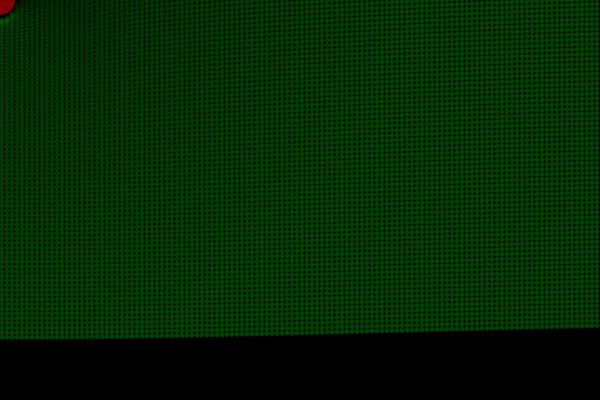
Frame 1 (no input)
Frame 60 (the mouse pressed at the canvas centre just before this capture): identical to frame 1, image omitted
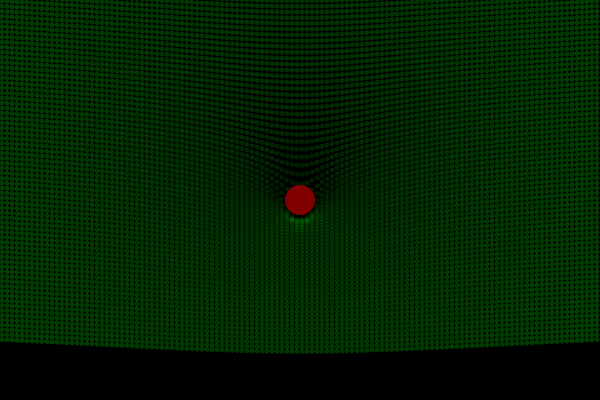
Frame 120 (the mouse held since frame 60 and released just before this capture)

The Processing sketch that drew these frames (run headless with seeded random() and noise(); from frame 60 on, the mouse is pressed at the canvas centre):

// Processing sketch: processing_102164
// ── processing_102164.pde

int lastMouseX, lastMouseY;
Field f[][];
int cntX, cntY;

//================================================================

void setup() {
  size(600,400);
  smooth();
  fill(0, 255, 64, 64);
  noStroke();
  textSize(9);
  textAlign(CENTER, CENTER);
  
  int gap = 5;
  
  lastMouseX = -1;
  lastMouseY = -1;
  cntX = width/gap;
  cntY = height/gap;
  f = new Field[cntX][cntY];
  for (int y=0; y<cntY; y++)
    for (int x=0; x<cntX; x++)
      f[x][y] = new Field(x*gap + gap/2, y*gap + gap/2);
}

//================================================================

void draw() {
  if (mouseX != lastMouseX || mouseY != lastMouseY) {
    background(0);
    
    for (int y=0; y<cntY; y++)
      for (int x=0; x<cntX; x++)
        f[x][y].show();
        
    fill(128, 0, 0);
    ellipse(mouseX, mouseY, 30, 30);
    lastMouseX = mouseX;
    lastMouseY = mouseY;
    
  }
}

//================================================================

class Field {
  PVector pos;
  //--------------------------------------------
  Field(float x, float y) {
    pos = new PVector(x, y);
  }
  //--------------------------------------------
  void show() {
    float dist = sqrt(sq(pos.x - mouseX) + sq(pos.y - mouseY));
    float adj = 6 - log(dist);
    pushMatrix();
      translate(pos.x, pos.y + adj*20 - 60);
      fill(0, 255 - adj*50, 0, 64);
      ellipse(0, 0, 5, 5);
    popMatrix();
  }
}
